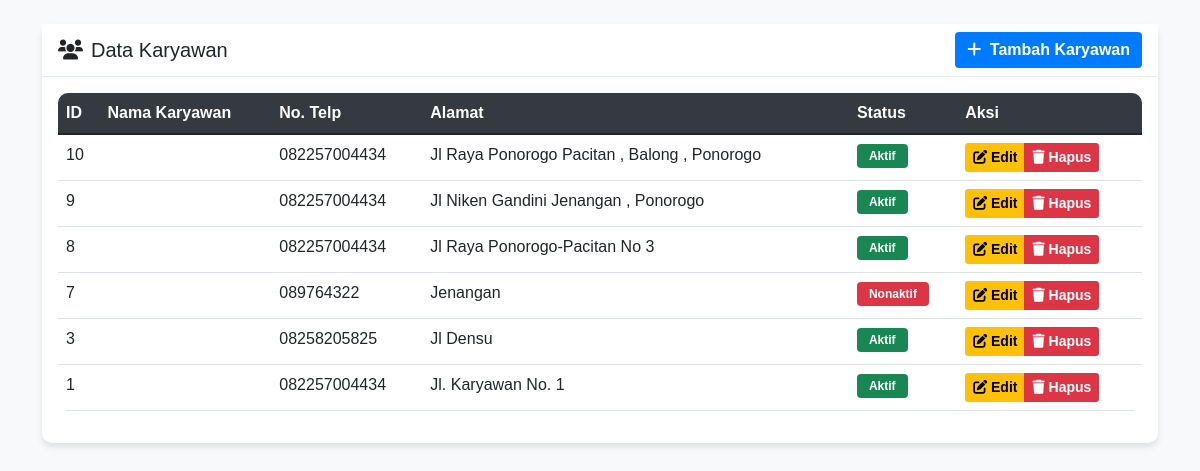
The app's page /karyawan/karyawan.php (signed in) with its own data.
### tables this page shows
CREATE TABLE `karyawan` (
  `id_karyawan` int NOT NULL,
  `username` varchar(50) NOT NULL,
  `password` varchar(255) NOT NULL,
  `nama_lengkap` varchar(100) NOT NULL,
  `email` varchar(100) NOT NULL,
  `no_telp` varchar(15) DEFAULT NULL,
  `alamat` text,
  `status` enum('aktif','nonaktif') DEFAULT 'aktif',
  `created_at` timestamp NOT NULL DEFAULT CURRENT_TIMESTAMP
);

### karyawan/karyawan.php (the view, shortened to what this page needs)
<?php
require_once '../includes/config.php';
$query = "SELECT * FROM karyawan ORDER BY created_at DESC";
$result = mysqli_query($conn, $query);
?>
<!DOCTYPE html>
<html lang="id">
<head>
    <link href="https://cdn.jsdelivr.net/npm/bootstrap@5.1.3/dist/css/bootstrap.min.css" rel="stylesheet">
    <link rel="stylesheet" href="https://cdnjs.cloudflare.com/ajax/libs/font-awesome/6.0.0/css/all.min.css">
    <link rel="stylesheet" href="../assets/css/admin-style.css">
</head>
<body>
    <div class="container mt-4">
        <div class="card">
            <div class="card-header bg-white d-flex justify-content-between align-items-center">
                <h5 class="mb-0"><i class="fas fa-users me-2"></i>Data Karyawan</h5>
                <button type="button" class="btn btn-primary" data-bs-toggle="modal" data-bs-target="#tambahKaryawanModal">
                    <i class="fas fa-plus me-1"></i> Tambah Karyawan
                </button>
            </div>
            <div class="card-body">
                <div class="table-responsive">
                    <table class="table table-hover">
                        <thead>
                            <tr>
                                <th>ID</th>
                                <th>Nama Karyawan</th>
                                <th>No. Telp</th>
                                <th>Alamat</th>
                                <th>Status</th>
                                <th>Aksi</th>
                            </tr>
                        </thead>
                        <tbody>
                            <?php while($row = mysqli_fetch_assoc($result)): ?>
                            <tr>
                                <td><?php echo $row['id_karyawan']; ?></td>
                                <td><?php echo $row['nama_karyawan']; ?></td>
                                <td><?php echo $row['no_telp']; ?></td>
                                <td><?php echo $row['alamat']; ?></td>
                                <td>
                                    <span class="badge bg-<?php echo $row['status'] == 'aktif' ? 'success' : 'danger'; ?>">
                                        <?php echo ucfirst($row['status']); ?>
                                    </span>
                                </td>
                                <td>
                                    <div class="btn-group">
                                        <a href="edit_karyawan.php?id=<?php echo $row['id_karyawan']; ?>" class="btn btn-warning btn-sm">
                                            <i class="fas fa-edit"></i> Edit
                                        </a>
                                        <a href="hapus_karyawan.php?id=<?php echo $row['id_karyawan']; ?>" class="btn btn-danger btn-sm" onclick="return confirm('Yakin ingin menghapus?');">
                                            <i class="fas fa-trash"></i> Hapus
                                        </a>
                                    </div>
                                </td>
                            </tr>
                            <?php endwhile; ?>
                        </tbody>
                    </table>
                </div>
            </div>
        </div>
    </div>
</body>
</html>

### assets/css/admin-style.css (style rules this page uses)
body { background-color: #f8f9fa; font-family: 'Nunito', sans-serif; }
.card { border: none; border-radius: 10px; box-shadow: 0 4px 6px rgba(0, 0, 0, 0.1); transition: transform 0.3s ease; }
.card-header { background-color: #fff; border-bottom: 1px solid #e9ecef; font-weight: 700; }
.table { border-radius: 10px; overflow: hidden; }
.table thead { background-color: #343a40; color: #fff; }
.table th { font-weight: 700; }
.btn-primary { background-color: #007bff; border: none; font-weight: 600; }
.btn-warning { background-color: #ffc107; border: none; font-weight: 600; }
.btn-danger { background-color: #dc3545; border: none; font-weight: 600; }
.badge { font-weight: 600; padding: 0.5em 1em; }

### records on screen
karyawan: id_karyawan "10", no_telp "082257004434", alamat "Jl Raya Ponorogo Pacitan , Balong , Ponorogo", status "Aktif"
karyawan: id_karyawan "9", no_telp "082257004434", alamat "Jl Niken Gandini Jenangan , Ponorogo", status "Aktif"
karyawan: id_karyawan "8", no_telp "082257004434", alamat "Jl Raya Ponorogo-Pacitan No 3", status "Aktif"
karyawan: id_karyawan "7", no_telp "089764322", alamat "Jenangan", status "Nonaktif"
karyawan: id_karyawan "3", no_telp "08258205825", alamat "Jl Densu", status "Aktif"
karyawan: id_karyawan "1", no_telp "082257004434", alamat "Jl. Karyawan No. 1", status "Aktif"
